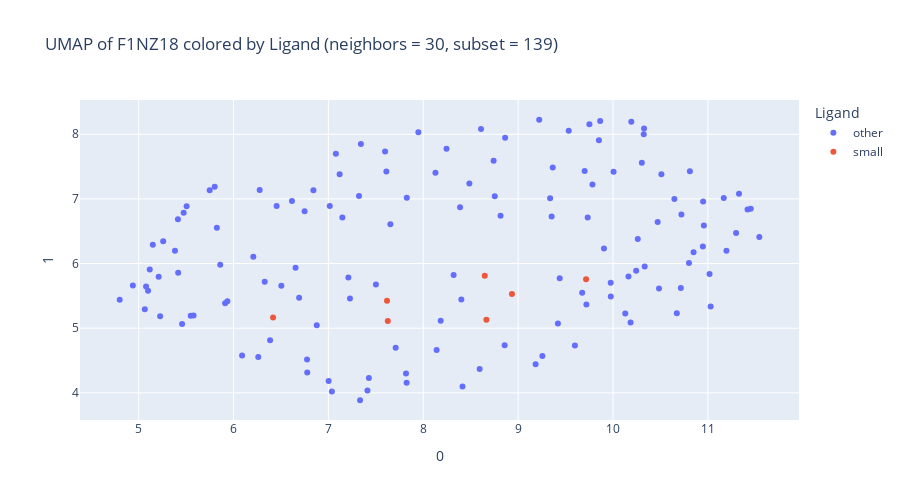
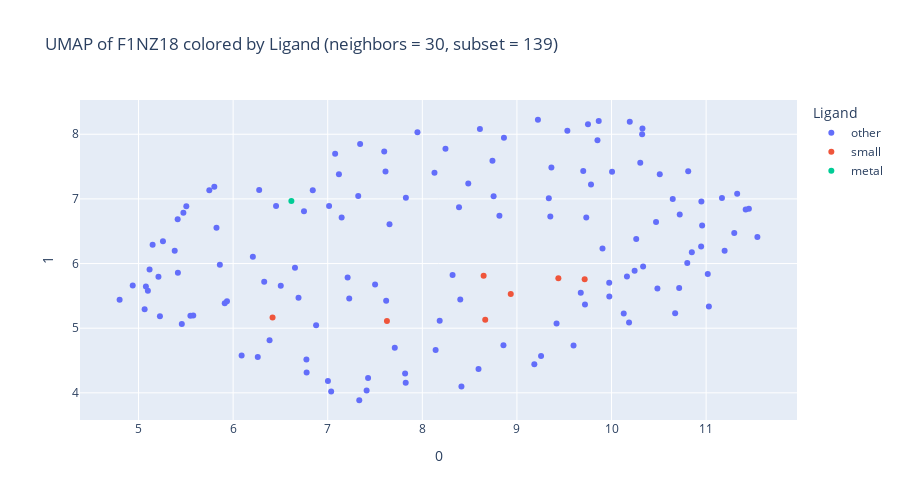
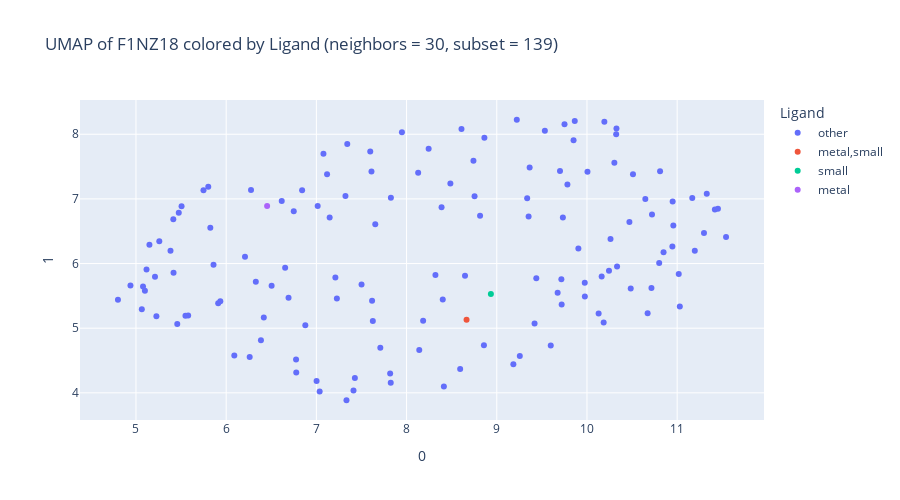

The notebook cell these images were saved under, in order:
### Code cell
# show target
print("Target")
prot.show_umap()
# show prediction
for model in models:
    try:
        print(model)
        prot.bind_annotation.tensor = get_pred_tensor(prot_id, model)
        prot.show_umap()
    except Exception as e:
        print("ERROR")
        print(e)
# reset
prot.bind_annotation.tensor = target_tensor

### Figure 1 — Plotly figure (JSON) as saved in the notebook; plotly's stock layout.template omitted (floating-point values rounded to 4 significant figures; data arrays with more than 128 entries replaced by an {"elided": "..."} marker saying what was removed)
{"data": [{"customdata": {"elided": "132x3 mixed values"}, "hovertemplate": "Ligand=other<br>0=%{x}<br>1=%{y}<br>ligand=%{customdata[0]}<br>position=%{customdata[1]}<br>residue=%{customdata[2]}<extra></extra>", "legendgroup": "other", "marker": {"color": "#636efa", "symbol": "circle"}, "mode": "markers", "name": "other", "orientation": "v", "showlegend": true, "type": "scatter", "x": {"elided": "132 float values"}, "xaxis": "x", "y": {"elided": "132 float values"}, "yaxis": "y"}, {"customdata": [["small", 46, "H"], ["small", 48, "N"], ["small", 50, "R"], ["small", 57, "V"], ["small", 59, "N"], ["small", 66, "W"], ["small", 69, "E"]], "hovertemplate": "Ligand=small<br>0=%{x}<br>1=%{y}<br>ligand=%{customdata[0]}<br>position=%{customdata[1]}<br>residue=%{customdata[2]}<extra></extra>", "legendgroup": "small", "marker": {"color": "#EF553B", "symbol": "circle"}, "mode": "markers", "name": "small", "orientation": "v", "showlegend": true, "type": "scatter", "x": [8.665, 7.626, 6.417, 7.618, 8.935, 9.716, 8.648], "xaxis": "x", "y": [5.132, 5.112, 5.167, 5.423, 5.527, 5.756, 5.811], "yaxis": "y"}], "layout": {"height": 500, "legend": {"title": {"text": "Ligand"}, "tracegroupgap": 0}, "title": {"text": "UMAP of F1NZ18 colored by Ligand (neighbors = 30, subset = 139)"}, "width": 900, "xaxis": {"anchor": "y", "domain": [0, 1], "title": {"text": "0"}}, "yaxis": {"anchor": "x", "domain": [0, 1], "title": {"text": "1"}}}}

### Figure 2 — Plotly figure (JSON) as saved in the notebook; plotly's stock layout.template omitted (floating-point values rounded to 4 significant figures; data arrays with more than 128 entries replaced by an {"elided": "..."} marker saying what was removed)
{"data": [{"customdata": {"elided": "131x3 mixed values"}, "hovertemplate": "Ligand=other<br>0=%{x}<br>1=%{y}<br>ligand=%{customdata[0]}<br>position=%{customdata[1]}<br>residue=%{customdata[2]}<extra></extra>", "legendgroup": "other", "marker": {"color": "#636efa", "symbol": "circle"}, "mode": "markers", "name": "other", "orientation": "v", "showlegend": true, "type": "scatter", "x": {"elided": "131 float values"}, "xaxis": "x", "y": {"elided": "131 float values"}, "yaxis": "y"}, {"customdata": [["small", 46, "H"], ["small", 48, "N"], ["small", 50, "R"], ["small", 59, "N"], ["small", 66, "W"], ["small", 68, "K"], ["small", 69, "E"]], "hovertemplate": "Ligand=small<br>0=%{x}<br>1=%{y}<br>ligand=%{customdata[0]}<br>position=%{customdata[1]}<br>residue=%{customdata[2]}<extra></extra>", "legendgroup": "small", "marker": {"color": "#EF553B", "symbol": "circle"}, "mode": "markers", "name": "small", "orientation": "v", "showlegend": true, "type": "scatter", "x": [8.665, 7.626, 6.417, 8.935, 9.716, 9.438, 8.648], "xaxis": "x", "y": [5.132, 5.112, 5.167, 5.527, 5.756, 5.771, 5.811], "yaxis": "y"}, {"customdata": [["metal", 100, "E"]], "hovertemplate": "Ligand=metal<br>0=%{x}<br>1=%{y}<br>ligand=%{customdata[0]}<br>position=%{customdata[1]}<br>residue=%{customdata[2]}<extra></extra>", "legendgroup": "metal", "marker": {"color": "#00cc96", "symbol": "circle"}, "mode": "markers", "name": "metal", "orientation": "v", "showlegend": true, "type": "scatter", "x": [6.616], "xaxis": "x", "y": [6.968], "yaxis": "y"}], "layout": {"height": 500, "legend": {"title": {"text": "Ligand"}, "tracegroupgap": 0}, "title": {"text": "UMAP of F1NZ18 colored by Ligand (neighbors = 30, subset = 139)"}, "width": 900, "xaxis": {"anchor": "y", "domain": [0, 1], "title": {"text": "0"}}, "yaxis": {"anchor": "x", "domain": [0, 1], "title": {"text": "1"}}}}

### Figure 3 — Plotly figure (JSON) as saved in the notebook; plotly's stock layout.template omitted (floating-point values rounded to 4 significant figures; data arrays with more than 128 entries replaced by an {"elided": "..."} marker saying what was removed)
{"data": [{"customdata": {"elided": "136x3 mixed values"}, "hovertemplate": "Ligand=other<br>0=%{x}<br>1=%{y}<br>ligand=%{customdata[0]}<br>position=%{customdata[1]}<br>residue=%{customdata[2]}<extra></extra>", "legendgroup": "other", "marker": {"color": "#636efa", "symbol": "circle"}, "mode": "markers", "name": "other", "orientation": "v", "showlegend": true, "type": "scatter", "x": {"elided": "136 float values"}, "xaxis": "x", "y": {"elided": "136 float values"}, "yaxis": "y"}, {"customdata": [["metal,small", 46, "H"]], "hovertemplate": "Ligand=metal,small<br>0=%{x}<br>1=%{y}<br>ligand=%{customdata[0]}<br>position=%{customdata[1]}<br>residue=%{customdata[2]}<extra></extra>", "legendgroup": "metal,small", "marker": {"color": "#EF553B", "symbol": "circle"}, "mode": "markers", "name": "metal,small", "orientation": "v", "showlegend": true, "type": "scatter", "x": [8.665], "xaxis": "x", "y": [5.132], "yaxis": "y"}, {"customdata": [["small", 59, "N"]], "hovertemplate": "Ligand=small<br>0=%{x}<br>1=%{y}<br>ligand=%{customdata[0]}<br>position=%{customdata[1]}<br>residue=%{customdata[2]}<extra></extra>", "legendgroup": "small", "marker": {"color": "#00cc96", "symbol": "circle"}, "mode": "markers", "name": "small", "orientation": "v", "showlegend": true, "type": "scatter", "x": [8.935], "xaxis": "x", "y": [5.527], "yaxis": "y"}, {"customdata": [["metal", 99, "D"]], "hovertemplate": "Ligand=metal<br>0=%{x}<br>1=%{y}<br>ligand=%{customdata[0]}<br>position=%{customdata[1]}<br>residue=%{customdata[2]}<extra></extra>", "legendgroup": "metal", "marker": {"color": "#ab63fa", "symbol": "circle"}, "mode": "markers", "name": "metal", "orientation": "v", "showlegend": true, "type": "scatter", "x": [6.454], "xaxis": "x", "y": [6.888], "yaxis": "y"}], "layout": {"height": 500, "legend": {"title": {"text": "Ligand"}, "tracegroupgap": 0}, "title": {"text": "UMAP of F1NZ18 colored by Ligand (neighbors = 30, subset = 139)"}, "width": 900, "xaxis": {"anchor": "y", "domain": [0, 1], "title": {"text": "0"}}, "yaxis": {"anchor": "x", "domain": [0, 1], "title": {"text": "1"}}}}
